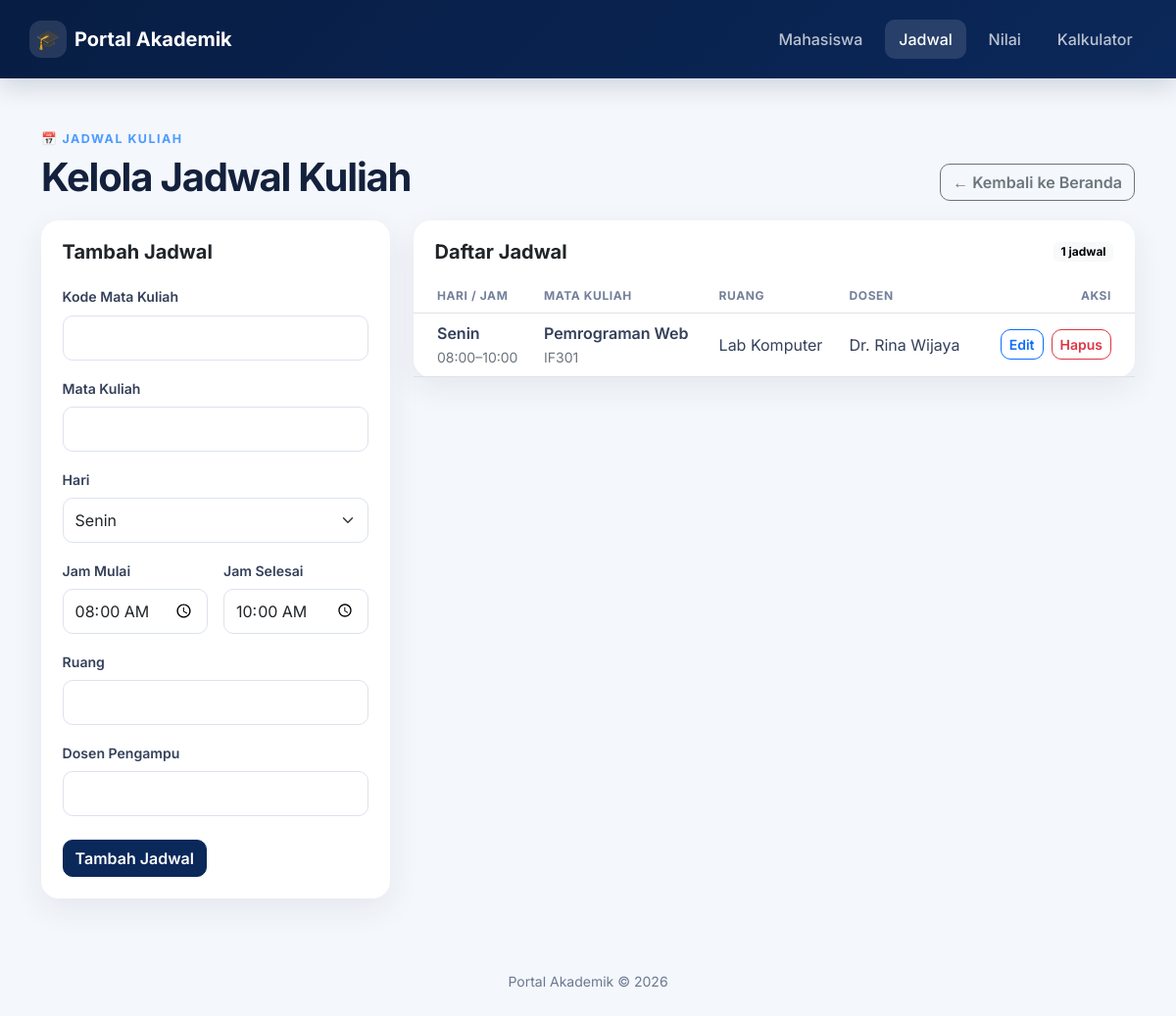
The page /jadwal.php on the database its author committed.
### tables this page shows
CREATE TABLE IF NOT EXISTS jadwal_kuliah (
    id INT UNSIGNED AUTO_INCREMENT PRIMARY KEY,
    kode_mk VARCHAR(20) NOT NULL,
    mata_kuliah VARCHAR(100) NOT NULL,
    hari VARCHAR(12) NOT NULL,
    jam_mulai TIME NOT NULL,
    jam_selesai TIME NOT NULL,
    ruang VARCHAR(50) NOT NULL,
    dosen VARCHAR(100) NOT NULL,
    dibuat_pada TIMESTAMP DEFAULT CURRENT_TIMESTAMP
);

### src/includes/helpers.php (called while the page is built, shortened)
<?php
function e(mixed $value): string
{
    return htmlspecialchars((string) $value, ENT_QUOTES, 'UTF-8');
}
function daftar_hari(): array
{
    return ['Senin', 'Selasa', 'Rabu', 'Kamis', 'Jumat', 'Sabtu'];
}

### src/jadwal.php (the view, shortened to what this page needs)
<?php
require_once __DIR__ . '/config/database.php';
require_once __DIR__ . '/includes/helpers.php';
$editData = [
    'id' => 0,
    'kode_mk' => '',
    'mata_kuliah' => '',
    'hari' => 'Senin',
    'jam_mulai' => '08:00',
    'jam_selesai' => '10:00',
    'ruang' => '',
    'dosen' => '',
];
$jadwal = $conn->query(
    "SELECT * FROM jadwal_kuliah
     ORDER BY FIELD(hari, 'Senin', 'Selasa', 'Rabu', 'Kamis', 'Jumat', 'Sabtu'), jam_mulai"
)->fetch_all(MYSQLI_ASSOC);
require __DIR__ . '/includes/header.php';
?>
<div class="section-heading">
    <div>
        <span class="eyebrow">📅 Jadwal Kuliah</span>
        <h1>Kelola Jadwal Kuliah</h1>
    </div>
    <a class="btn btn-outline-secondary" href="index.php">← Kembali ke Beranda</a>
</div>
<div class="row g-4">
    <div class="col-lg-4">
        <div class="card content-card">
            <div class="card-header">
                <h2 class="card-title h5"><?= $editData['id'] ? 'Edit Jadwal' : 'Tambah Jadwal' ?></h2>
            </div>
            <div class="card-body">
                <form method="post" action="jadwal_simpan.php">
                    <div class="row g-3">
                        <div class="col-sm-5 col-lg-12">
                            <label class="form-label" for="kode_mk">Kode Mata Kuliah</label>
                            <input class="form-control" id="kode_mk" name="kode_mk" maxlength="20" required
                                   value="<?= e($editData['kode_mk']) ?>">
                        </div>
                        <div class="col-sm-7 col-lg-12">
                            <label class="form-label" for="mata_kuliah">Mata Kuliah</label>
                            <input class="form-control" id="mata_kuliah" name="mata_kuliah" maxlength="100" required
                                   value="<?= e($editData['mata_kuliah']) ?>">
                        </div>
                        <div class="col-sm-4 col-lg-12">
                            <label class="form-label" for="hari">Hari</label>
                            <select class="form-select" id="hari" name="hari" required>
                                <?php foreach (daftar_hari() as $hari): ?>
                                    <option value="<?= e($hari) ?>" <?= $editData['hari'] === $hari ? 'selected' : '' ?>>
                                        <?= e($hari) ?>
                                    </option>
                                <?php endforeach; ?>
                            </select>
                        </div>
                        <div class="col-6 col-sm-4 col-lg-6">
                            <label class="form-label" for="jam_mulai">Jam Mulai</label>
                            <input class="form-control" id="jam_mulai" name="jam_mulai" type="time" required
                                   value="<?= e(substr($editData['jam_mulai'], 0, 5)) ?>">
                        </div>
                        <div class="col-6 col-sm-4 col-lg-6">
                            <label class="form-label" for="jam_selesai">Jam Selesai</label>
                            <input class="form-control" id="jam_selesai" name="jam_selesai" type="time" required
                                   value="<?= e(substr($editData['jam_selesai'], 0, 5)) ?>">
                        </div>
                        <div class="col-sm-6 col-lg-12">
                            <label class="form-label" for="ruang">Ruang</label>
                            <input class="form-control" id="ruang" name="ruang" maxlength="50" required
                                   value="<?= e($editData['ruang']) ?>">
                        </div>
                        <div class="col-sm-6 col-lg-12">
                            <label class="form-label" for="dosen">Dosen Pengampu</label>
                            <input class="form-control" id="dosen" name="dosen" maxlength="100" required
                                   value="<?= e($editData['dosen']) ?>">
                        </div>
                    </div>
                    <div class="d-flex gap-2 mt-4">
                        <button class="btn btn-primary" type="submit">
                            <?= $editData['id'] ? 'Simpan Perubahan' : 'Tambah Jadwal' ?>
                        </button>
                    </div>
                </form>
            </div>
        </div>
    </div>
    <div class="col-lg-8">
        <div class="card content-card">
            <div class="card-header d-flex justify-content-between align-items-center">
                <h2 class="card-title h5">Daftar Jadwal</h2>
                <span class="badge text-bg-light"><?= count($jadwal) ?> jadwal</span>
            </div>
            <div class="card-body p-0 pt-3">
                <?php if (!$jadwal): ?>
                    <div class="empty-state"><span>📅</span>Belum ada jadwal kuliah.</div>
                <?php else: ?>
                    <div class="table-responsive">
                        <table class="table table-hover align-middle">
                            <thead>
                            <tr>
                                <th class="ps-4">Hari / Jam</th>
                                <th>Mata Kuliah</th>
                                <th>Ruang</th>
                                <th>Dosen</th>
                                <th class="pe-4 text-end">Aksi</th>
                            </tr>
                            </thead>
                            <tbody>
                            <?php foreach ($jadwal as $item): ?>
                                <tr>
                                    <td class="ps-4">
                                        <div class="fw-semibold"><?= e($item['hari']) ?></div>
                                        <small class="text-secondary">
                                            <?= e(substr($item['jam_mulai'], 0, 5)) ?>–<?= e(substr($item['jam_selesai'], 0, 5)) ?>
                                        </small>
                                    </td>
                                    <td>
                                        <div class="fw-semibold"><?= e($item['mata_kuliah']) ?></div>
                                        <small class="text-secondary"><?= e($item['kode_mk']) ?></small>
                                    </td>
                                    <td><?= e($item['ruang']) ?></td>
                                    <td><?= e($item['dosen']) ?></td>
                                    <td class="pe-4">
                                        <div class="d-flex justify-content-end gap-2">
                                            <a class="btn btn-sm btn-outline-primary" href="jadwal.php?edit=<?= (int) $item['id'] ?>">Edit</a>
                                            <form method="post" action="jadwal_hapus.php"
                                                  onsubmit="return confirm('Hapus jadwal ini?')">
                                                <button class="btn btn-sm btn-outline-danger" type="submit">Hapus</button>
                                            </form>
                                        </div>
                                    </td>
                                </tr>
                            <?php endforeach; ?>
                            </tbody>
                        </table>
                    </div>
                <?php endif; ?>
            </div>
        </div>
    </div>
</div>
<?php require __DIR__ . '/includes/footer.php'; ?>

### src/assets/css/style.css (style rules this page uses)
:root { --navy: #0b285a; --navy-dark: #071d43; --blue: #1f7ae0; --sky: #eaf3ff; --ink: #14213d; --muted: #6c7890; --line: #e4e9f2; --surface: #ffffff; --background: #f4f7fb; }
* { box-sizing: border-box; }
body { min-height: 100vh; display: flex; flex-direction: column; margin: 0; color: var(--ink); background: var(--background); font-family: "Inter", Arial, sans-serif; }
.eyebrow { color: #4d9cff; font-size: 0.78rem; font-weight: 700; letter-spacing: 0.12em; text-transform: uppercase; }
.section-heading { display: flex; align-items: end; justify-content: space-between; margin-bottom: 1.25rem; }
.section-heading h1, .section-heading h2 { margin: 0.3rem 0 0; font-weight: 700; letter-spacing: -0.03em; }
.content-card { border: 0; border-radius: 18px; background: var(--surface); box-shadow: 0 10px 32px rgba(32, 51, 89, 0.08); }
.content-card .card-header { padding: 1.25rem 1.35rem 0; border: 0; background: transparent; }
.content-card .card-body { padding: 1.35rem; }
.card-title { margin: 0; font-weight: 700; }
.form-label { color: #34405a; font-size: 0.88rem; font-weight: 600; }
.form-control, .form-select { min-height: 46px; border-color: #dce3ed; border-radius: 10px; }
.btn { border-radius: 10px; font-weight: 600; }
.btn-primary { border-color: var(--navy); background: var(--navy); }
.table { --bs-table-bg: transparent; margin-bottom: 0; }
.table thead th { border-bottom-width: 1px; color: #73809a; font-size: 0.75rem; font-weight: 700; letter-spacing: 0.05em; text-transform: uppercase; white-space: nowrap; }
.table td { color: #34405a; vertical-align: middle; }

### rows shown on the page
jadwal_kuliah: hari "Senin", jam_mulai "08:00", jam_selesai "10:00", mata_kuliah "Pemrograman Web", kode_mk "IF301", ruang "Lab Komputer", dosen "Dr. Rina Wijaya"

### other values the page prints
count($jadwal) "1"
form field hari "Senin"
